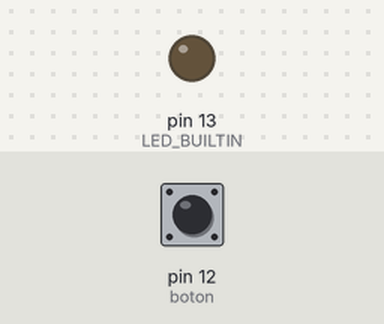
The sketch below on a simulated Arduino Uno, built with avr-gcc and run on an emulated ATmega328P. On the bench: output pins drawn as LEDs (lit = HIGH). Dashed ring = blinking. Inputs (shaded band) come from the test bench; at power-on: pin 12 (boton) HIGH.

Above: at 1.2 s.
1.3 s: pin 12 (boton) pulled LOW for 1 s
At 1.75 s:
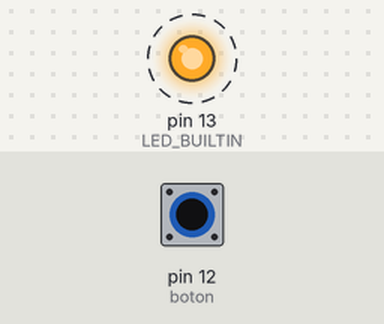
4.0 s: pin 12 (boton) pulled LOW for 0.15 s
At 5.3 s:
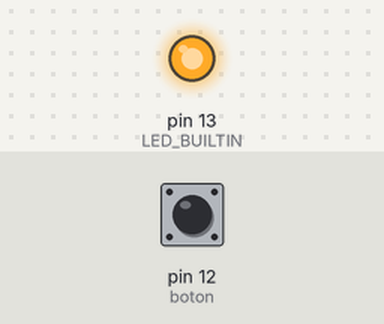
5.8 s: pin 12 (boton) pulled LOW for 3.2 s
At 10.2 s:
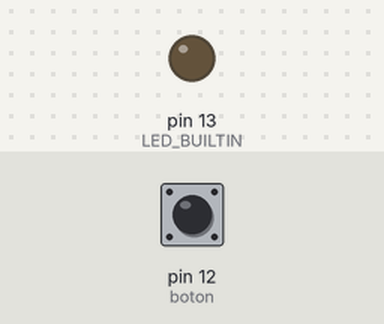
Timing chart, 0 to 11.7 s (numbered marks = the images above; inputs shaded):
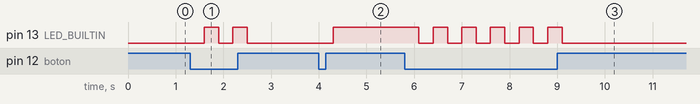

Measured:
- after the input at 1.3 s, pin 13 (LED_BUILTIN): alternates HIGH for 0.30 s and LOW for 0.30 s, 4 changes in all, then stays LOW, starting after 0.30 s
- after the input at 4.0 s, pin 13 (LED_BUILTIN): LOW → HIGH after 0.30 s
- after the input at 5.8 s, pin 13 (LED_BUILTIN): alternates HIGH for 0.30 s and LOW for 0.30 s, 11 changes in all, then stays LOW, starting after 0.30 s

The sketch:

MANTENER_EL_ESTADO_DEL_BOTON_PULSADO.ino
```cpp
//https://www.youtube.com/watch?v=qK2e3KzXCH0


#define boton 12
int lectura = 0;
int a = 0;

void setup() {
  pinMode(boton,INPUT_PULLUP);
  pinMode(LED_BUILTIN, OUTPUT);
}

void loop() {
  lectura=digitalRead(boton);
  if(lectura==LOW){
      a=!a;
      delay(300);}

   if(a==1){
        digitalWrite(LED_BUILTIN, HIGH);
        }

  else{
    digitalWrite(LED_BUILTIN, LOW);
    }
}
```
